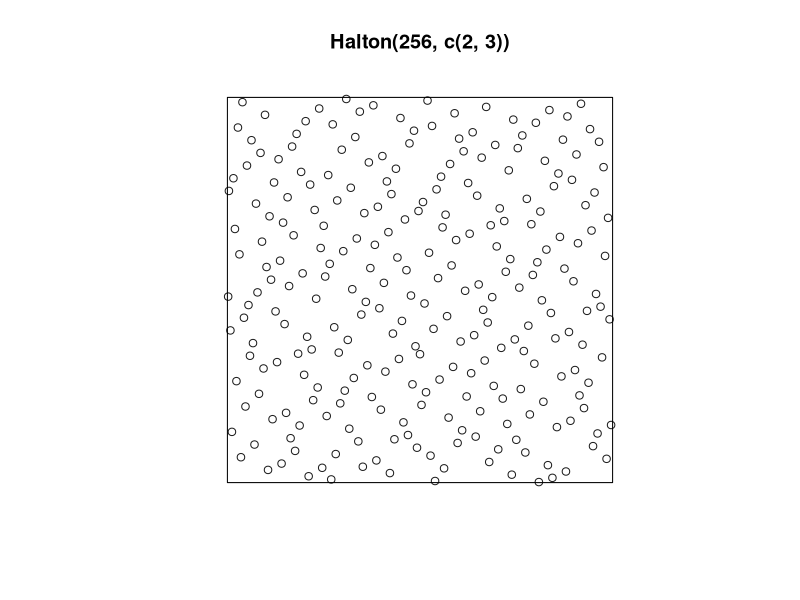
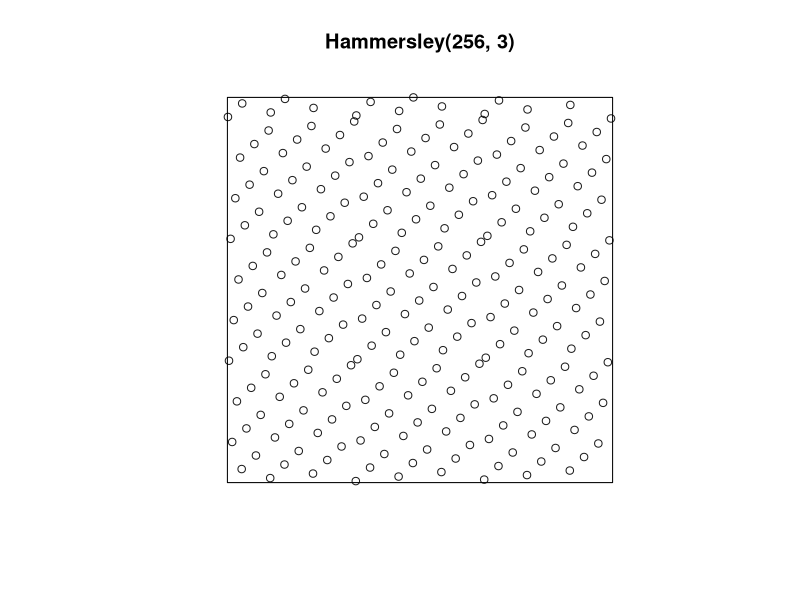

Here is the R script that generated these plots, in order:
library(spatstat)


### Name: quasirandom
### Title: Quasirandom Patterns
### Aliases: quasirandom vdCorput Halton Hammersley
### Keywords: spatial datagen

### ** Examples

   vdCorput(10, 2)

   plot(Halton(256, c(2,3)))

   plot(Hammersley(256, 3))
